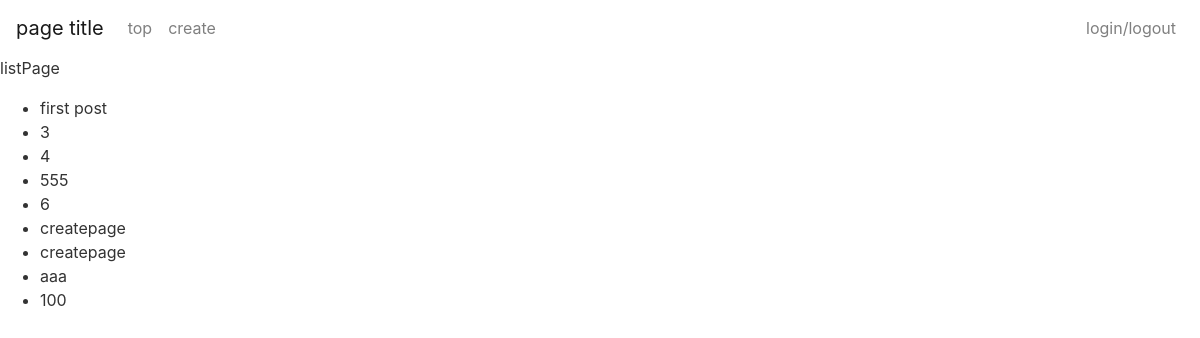
The page /list/ on the database as committed earlier.
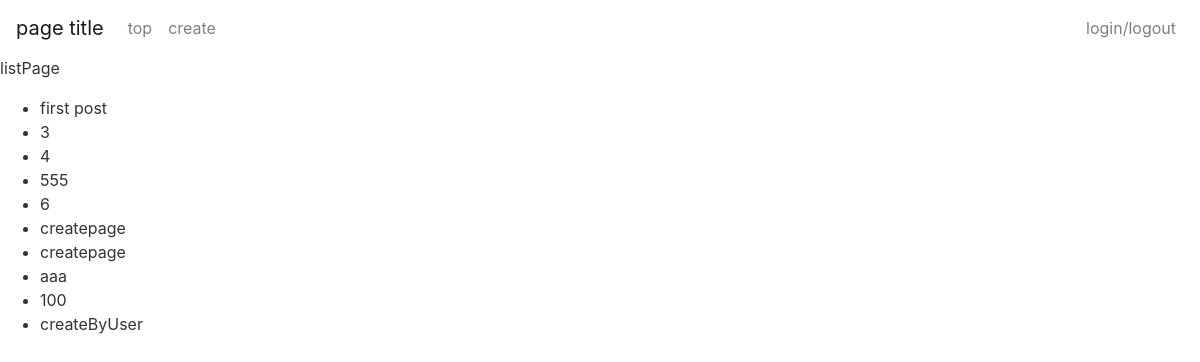
The same page on the database as committed later.
### mywebsite/models.py (models this page shows, shortened)
class Article(models.Model):
    title = models.CharField(max_length=50)
    content = models.TextField()
    created_time = models.DateTimeField(auto_now_add=True)
    updated_time = models.DateTimeField(auto_now=True)
    author = models.ForeignKey(settings.AUTH_USER_MODEL, on_delete=models.CASCADE)

### mywebsite/views.py (the view)
# urls.py: path('list/', views.ListArticle.as_view(), name='listpage'),
class ListArticle(generic.ListView):
    template_name = 'pages/list.html'
    model = Article

### mywebsite/templates/pages/list.html
{% extends 'pages/base.html' %}
{% block content %}
    <p>listPage</p>
    <ul>
        {% for item in object_list %}
        <li><a href="{% url 'mywebsite:detailpage' item.pk %}">{{ item.title }}</a></li>
        {% endfor %}
    </ul>
{% endblock %}

### mywebsite/templates/pages/base.html (shortened to what this page needs)
{% load static %}
<!DOCTYPE html>
<html lang="ja">
<head>
    <link rel="stylesheet" href="https://stackpath.bootstrapcdn.com/bootstrap/4.5.0/css/bootstrap.min.css">
</head>
<body>
    <nav class="navbar navbar-expand navbar-light bg-light">
        <a class="navbar-brand" href="{% url 'mywebsite:toppage' %}">page title</a>
        <div class="collapse navbar-collapse" id="navbarText">
          <ul class="navbar-nav mr-auto">
            <li class="nav-item">
                <a class="nav-link" href="{% url 'mywebsite:toppage' %}">top</a>
            </li>
            <li class="nav-item">
                <a class="nav-link" href="{% url 'mywebsite:createpage' %}">create</a>
            </li>
          </ul>
          <ul class="navbar-nav ml-auto">
            <li class="nav-item">
                <a class="nav-link" href="{% url 'mywebsite:loginpage' %}">login/logout</a>
            </li>
          </ul>
        </div>
      </nav>
    {% block content %}
    {% endblock %}
</body>
</html>

### mywebsite/templates/pages/base.html (style rules this page uses)
body { background-color: #ffffff; color: #333333; }
.navbar-light { background-color: #ffffff !important; }
a { color: #333333; }

Rows that differ between the two databases and show on the page:
added Article: title "createByUser"
